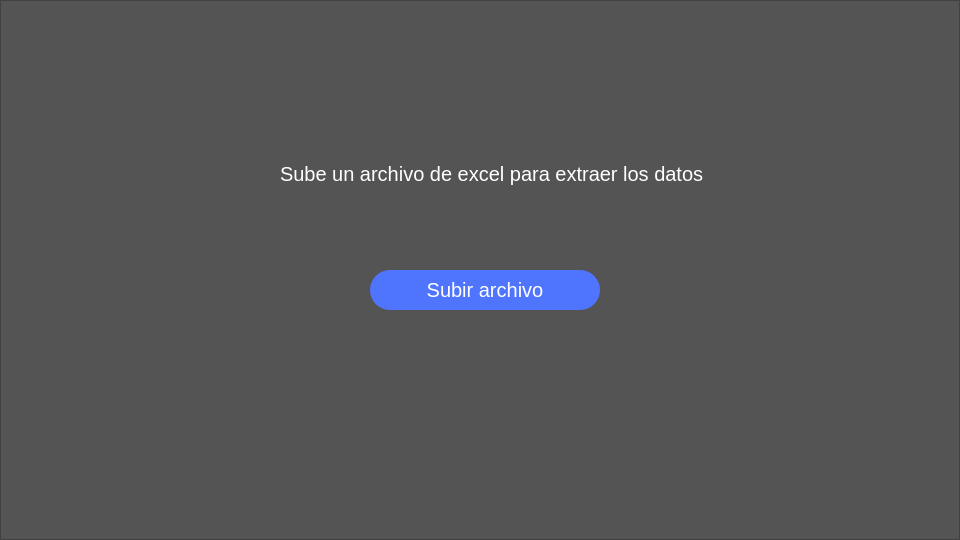
<?xml version="1.0" encoding="UTF-8"?>
<ui version="4.0">
 <class>MainWindow</class>
 <widget class="QMainWindow" name="MainWindow">
  <property name="geometry">
   <rect>
    <x>0</x>
    <y>0</y>
    <width>960</width>
    <height>540</height>
   </rect>
  </property>
  <property name="windowTitle">
   <string>MainWindow</string>
  </property>
  <widget class="QWidget" name="centralwidget">
   <property name="enabled">
    <bool>true</bool>
   </property>
   <property name="minimumSize">
    <size>
     <width>960</width>
     <height>540</height>
    </size>
   </property>
   <property name="maximumSize">
    <size>
     <width>960</width>
     <height>540</height>
    </size>
   </property>
   <property name="autoFillBackground">
    <bool>false</bool>
   </property>
   <widget class="QFrame" name="frame">
    <property name="enabled">
     <bool>true</bool>
    </property>
    <property name="geometry">
     <rect>
      <x>0</x>
      <y>0</y>
      <width>960</width>
      <height>540</height>
     </rect>
    </property>
    <property name="minimumSize">
     <size>
      <width>960</width>
      <height>540</height>
     </size>
    </property>
    <property name="maximumSize">
     <size>
      <width>960</width>
      <height>540</height>
     </size>
    </property>
    <property name="styleSheet">
     <string notr="true">background-color: rgb(84, 84, 84);</string>
    </property>
    <property name="frameShape">
     <enum>QFrame::StyledPanel</enum>
    </property>
    <property name="frameShadow">
     <enum>QFrame::Raised</enum>
    </property>
    <widget class="QLabel" name="label">
     <property name="enabled">
      <bool>true</bool>
     </property>
     <property name="geometry">
      <rect>
       <x>280</x>
       <y>160</y>
       <width>431</width>
       <height>27</height>
      </rect>
     </property>
     <property name="font">
      <font>
       <pointsize>15</pointsize>
      </font>
     </property>
     <property name="layoutDirection">
      <enum>Qt::LeftToRight</enum>
     </property>
     <property name="styleSheet">
      <string notr="true">color: rgb(255, 255, 255);</string>
     </property>
     <property name="text">
      <string>Sube un archivo de excel para extraer los datos</string>
     </property>
    </widget>
    <widget class="QPushButton" name="pushButton">
     <property name="enabled">
      <bool>true</bool>
     </property>
     <property name="geometry">
      <rect>
       <x>370</x>
       <y>270</y>
       <width>230</width>
       <height>40</height>
      </rect>
     </property>
     <property name="font">
      <font>
       <pointsize>15</pointsize>
      </font>
     </property>
     <property name="styleSheet">
      <string notr="true">background-color: rgb(79, 117, 255);
color: rgb(255, 255, 255);
border-radius: 20px;</string>
     </property>
     <property name="text">
      <string>Subir archivo</string>
     </property>
    </widget>
   </widget>
  </widget>
 </widget>
 <resources/>
 <connections/>
</ui>
